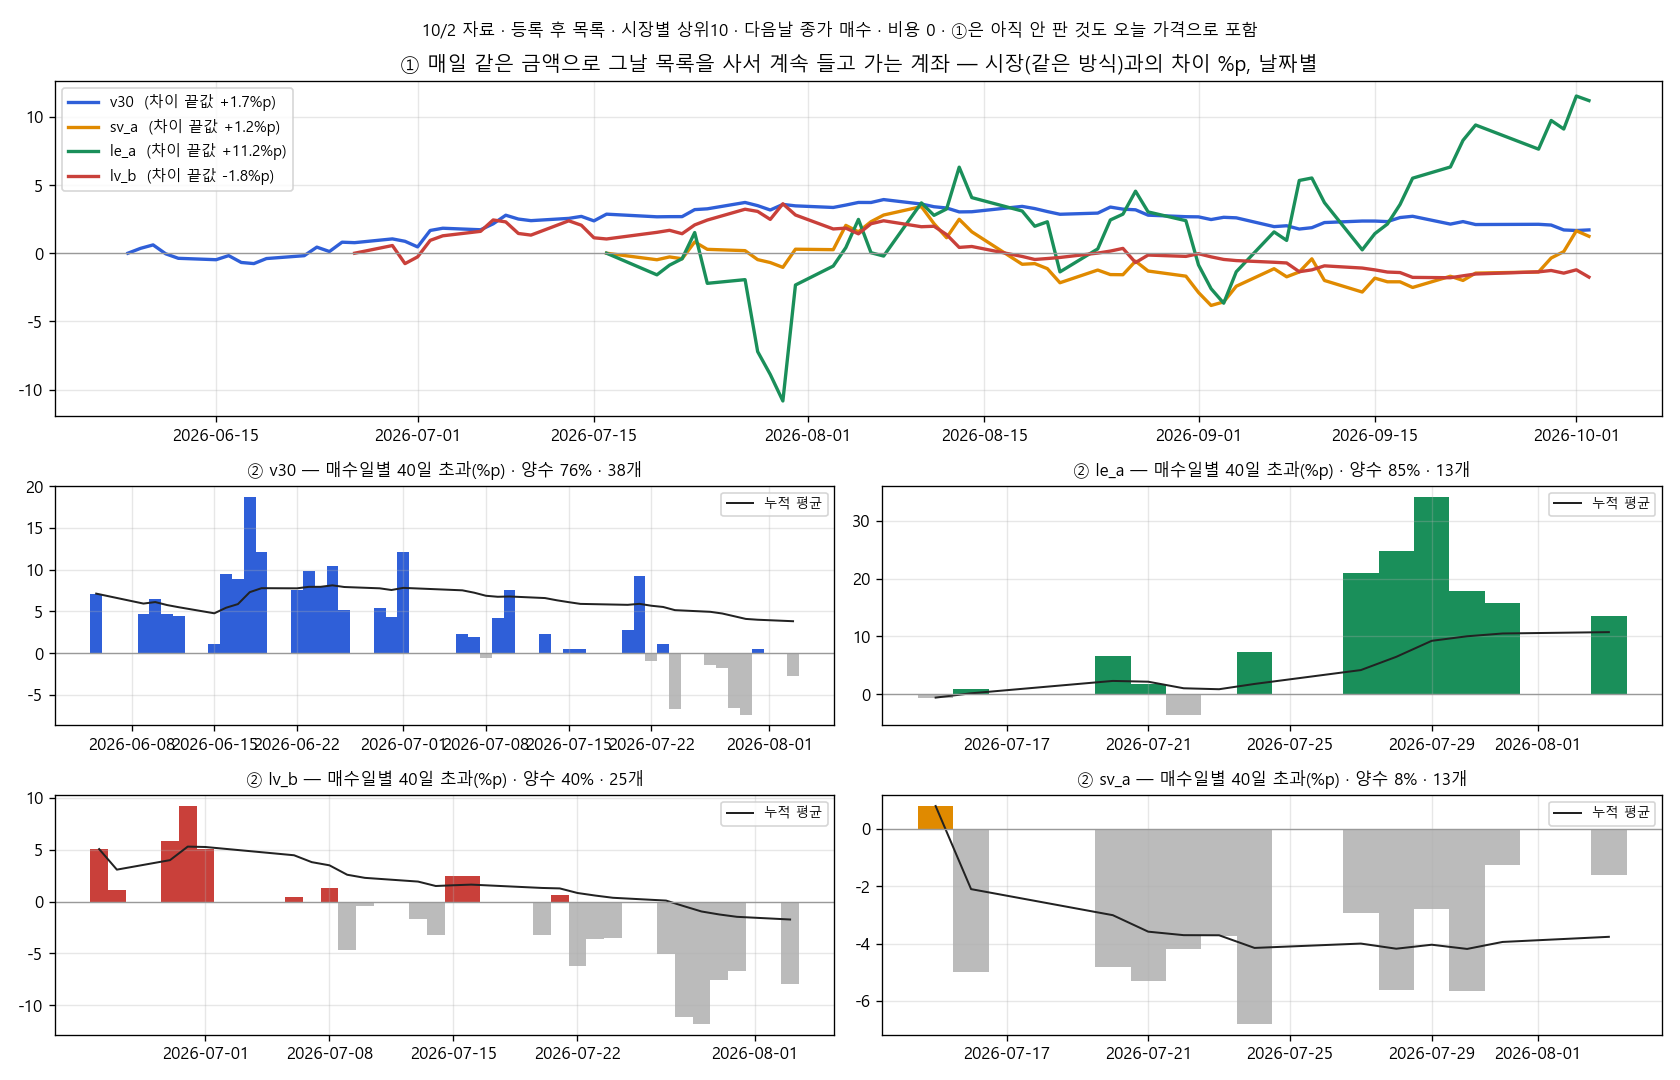

Generate this figure with Python:
# -*- coding: utf-8 -*-
"""accumulate_curve_20261003.py — "매일 같은 금액씩 그날 목록을 사서 계속 들고 가면" 날짜별 누적 (2026-10-03, 관측·읽기 전용)
① 계속 보유 계좌: 날짜 d 까지 들어온 매수분(목록 기준일 ≤ d−1, 다음날 종가 매수) 각각의 d 시점 수익을 같은 금액 기준으로 평균 = 계좌 수익(%).
   시장도 같은 날 같은 금액으로 전종목 동일가중 매수 → 차이(%p). 꾸준히 벌면 차이가 우상향.
② 매수일별 40일 결과 막대: 각 목록 기준일의 40일 초과(%p)를 시간순으로 + 누적 평균선. 한 시기 덕인지 고르게인지.
규약: build_scoreboard(시장별 상위10·MIN_BASKET·등록일·게이트). 비용 0. 출력: research/accumulate_curve_20261003.png · .csv
"""
import json, sqlite3, sys
from pathlib import Path
import numpy as np, pandas as pd
HERE = Path(__file__).resolve().parent; REPO = HERE.parent; sys.path.insert(0, str(REPO))
import leaderboard as lb, build_scoreboard as bs

MODELS = ["v30", "le_a", "lv_b", "sv_a"]; H = 40


def main():
    close, mktmap = lb.load_ohlcv(); dates = list(close.index); N = len(dates)
    mk = pd.Series(mktmap).str.lower(); uni = {m: close.columns.intersection(mk.index[mk == m]) for m in ("kospi", "kosdaq")}
    con = sqlite3.connect(f"file:{REPO/'history.db'}?mode=ro", uri=True)
    partial, dbl, didx = lb.build_gates(con, dates); excl = partial | dbl
    lbj = json.loads((REPO / "docs/leaderboard.json").read_text(encoding="utf-8"))
    curves, bars = {}, {}
    for m in lbj["models"]:
        if m["model"] not in MODELS: continue
        S = bs.load_scores(con, m); keep = lb.dedupe_by_anchor(S, didx, excl, reg=m["reg_date"])
        tr = []   # (entry_idx, {mkt: tickers})
        for rid in sorted(keep):
            t = lb.anchor(rid, didx)
            if t is None or t + 1 >= N: continue
            g = S[S.run_id == rid].dropna(subset=["score"])
            tr.append((t + 1, {mkt: list(gm.nlargest(bs.TOP, "score").ticker) for mkt, gm in g.groupby("market")}, dates[t]))
        # ① 계속 보유 계좌
        first = min(e for e, _, _ in tr); rows = []
        for d in range(first, N):
            pa, pb = [], []
            for e, tops, _ in tr:
                if e > d: continue
                r = close.iloc[d] / close.iloc[e] - 1; a = []; b = []
                for mkt, tk in tops.items():
                    x = r.reindex(tk).dropna(); y = r.reindex(uni[mkt]).dropna()
                    if len(x) >= bs.MIN_BASKET and len(y): a.append(x.mean() * 100); b.append(y.mean() * 100)
                if a: pa.append(np.mean(a)); pb.append(np.mean(b))
            if pa: rows.append((dates[d], len(pa), np.mean(pa), np.mean(pb)))
        c = pd.DataFrame(rows, columns=["date", "n_tranche", "model", "market"]); c["excess"] = c.model - c.market
        curves[m["model"]] = c
        # ② 매수일별 40일 결과
        br = []
        for e, tops, ld in tr:
            if e + H >= N: continue
            r = close.iloc[e + H] / close.iloc[e] - 1; a = []; b = []
            for mkt, tk in tops.items():
                x = r.reindex(tk).dropna(); y = r.reindex(uni[mkt]).dropna()
                if len(x) >= bs.MIN_BASKET and len(y): a.append(x.mean() * 100); b.append(y.mean() * 100)
            if a: br.append((ld, np.mean(a) - np.mean(b)))
        b = pd.DataFrame(br, columns=["list_date", "exc40"]); b["running_mean"] = b.exc40.expanding().mean(); bars[m["model"]] = b
        print(f"{m['model']:5s} 계속보유: 마지막 {c.date.iloc[-1]} 매수분 {int(c.n_tranche.iloc[-1])}개 계좌 {c.model.iloc[-1]:+.1f}% 시장 {c.market.iloc[-1]:+.1f}% 차이 {c.excess.iloc[-1]:+.1f}%p · 날짜 중 차이>0 비율 {(c.excess>0).mean():.0%} · 40일 막대 양수 {(b.exc40>0).mean():.0%} ({len(b)}개)")
    con.close()
    pd.concat({k: v for k, v in curves.items()}, names=["model_id"]).reset_index().to_csv(HERE / "accumulate_curve_20261003.csv", index=False, encoding="utf-8-sig")
    import matplotlib; matplotlib.use("Agg"); import matplotlib.pyplot as plt; from matplotlib import font_manager
    for f in ("Malgun Gothic", "NanumGothic"):
        if any(f == x.name for x in font_manager.fontManager.ttflist): plt.rcParams["font.family"] = f; break
    plt.rcParams["axes.unicode_minus"] = False
    col = {"v30": "#2f5fd8", "le_a": "#1a8f5a", "lv_b": "#c9403a", "sv_a": "#e08a00"}
    fig = plt.figure(figsize=(14, 9)); gs = fig.add_gridspec(3, 2, height_ratios=[1.4, 1, 1])
    ax = fig.add_subplot(gs[0, :])
    for mid, c in curves.items():
        x = pd.to_datetime(c.date); ax.plot(x, c.excess, color=col[mid], lw=2, label=f"{mid}  (차이 끝값 {c.excess.iloc[-1]:+.1f}%p)")
    ax.axhline(0, color="#999", lw=.8); ax.set_title("① 매일 같은 금액으로 그날 목록을 사서 계속 들고 가는 계좌 — 시장(같은 방식)과의 차이 %p, 날짜별"); ax.legend(fontsize=9); ax.grid(alpha=.3)
    for i, mid in enumerate(MODELS):
        a = fig.add_subplot(gs[1 + i // 2, i % 2]); b = bars[mid]; x = pd.to_datetime(b.list_date)
        a.bar(x, b.exc40, color=[col[mid] if v > 0 else "#bbb" for v in b.exc40], width=1.0)
        a.plot(x, b.running_mean, color="#222", lw=1.2, label="누적 평균")
        a.axhline(0, color="#999", lw=.8); a.set_title(f"② {mid} — 매수일별 40일 초과(%p) · 양수 {(b.exc40>0).mean():.0%} · {len(b)}개", fontsize=10); a.grid(alpha=.3); a.legend(fontsize=8)
    fig.suptitle("10/2 자료 · 등록 후 목록 · 시장별 상위10 · 다음날 종가 매수 · 비용 0 · ①은 아직 안 판 것도 오늘 가격으로 포함", fontsize=10)
    fig.tight_layout(); fig.savefig(HERE / "accumulate_curve_20261003.png", dpi=120); print("png ok")


if __name__ == "__main__":
    main()
